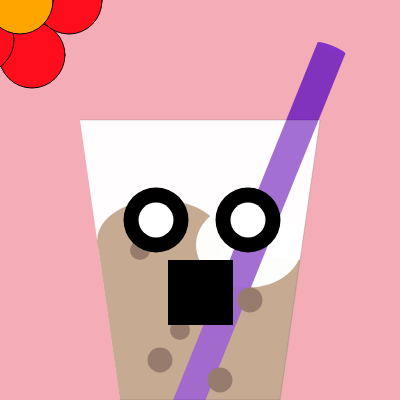
Frame 1 (no input)
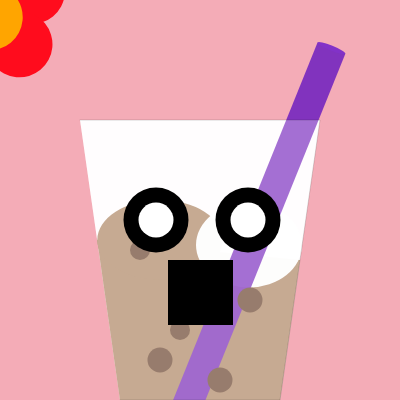
Frame 60 (no input)
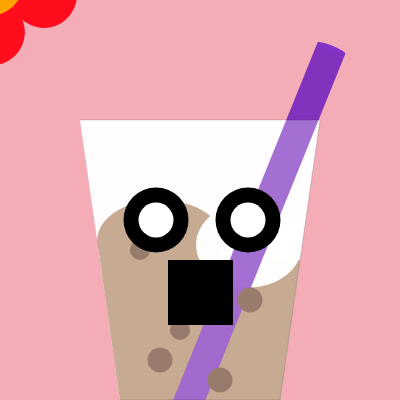
Frame 120 (the mouse pressed at the canvas centre since frame 60)

The p5.js sketch that drew these frames (run headless with seeded random() and noise() and a simulated clock; from frame 60 on, the mouse is pressed at the canvas centre):

// p5.js sketch
// ── sketch.js
let count = 0;


function setup() {  
  createCanvas(400, 400);
  
}


function draw() {
  background(244,172,183);
 
  let x = width/2;
  let y = height*3/10;
  
 flower(2);

  
  //Cup underlayer
  noStroke();
  beginShape()
  fill(254, 254, 254,250)
  vertex (width*.2,height*.3)
  vertex (width*.8,height*.3)
  vertex (width*0.7,height*1)
  vertex (width*0.3,height*1)
  endShape(close)
  
  angleMode(DEGREES)
  
  //milktea
  beginShape()
  fill(176, 137, 104)
  vertex (width*.243,height*.6)
  vertex (width*.75,height*.65)
  vertex (width*0.7,height*1)
  vertex (width*0.3,height*1)
  endShape(close)
  
  //tea top  
  ellipse(160,240,125.5,80);
   fill(254,254,254,250)
   ellipse(249,245,106,85);
  
  
  //Straw
  push();
  translate(width/2,height/2);
  rotate(22)
  translate(width*-.5,height*-.5);
  fill(123, 44, 191,240)
  rect(250, 10, 30, 400);
  fill(130, 50, 200)
  ellipse(265,10,30,5);
  pop();
  
 
  Bubbles();
  
 cupUpperlayer();
  
   if (count<360){
    count++
  }else if (count==360)(count=0);
  
  eyes(1.3);
 
  
}
function flower(rot){
//rotating flower(symbolize sun)
  push();
  rotate(count*rot)
   fill(255, 12, 29)
  ellipse(32,55,66,66);
  ellipse(69,1,66,66);
  ellipse(-19,40,66,66);
  ellipse(-23,-24,66,66);
  ellipse(30,-38,66,66);
  //orange circle
  fill(255, 165, 0)
  ellipse(20,1,66,66);
  pop();
}
  
function Bubbles(){
 //bubbles
  fill(111, 75, 53)
  circle(140,250,20)
  circle(250,300,25)
  circle(160,360,25)
  circle(180,330,20)
  circle(220,380,25)
}

function cupUpperlayer(){
  //Cup upperlayer
  push();
  stroke(3,40)
  beginShape()
  fill(254, 254, 254,70)
  vertex (width*.2,height*.3)
  vertex (width*.8,height*.3)
  vertex (width*0.7,height*1)
  vertex (width*0.3,height*1)
  endShape(close)
  pop(); 
}

;
function eyes(ji){
  //eyes
  push();  
  fill(0)
  circle(width*.39,height*.55,65)
  circle(width*.62,height*.55,65)
  push();
  square(width*.42, height*.65, 65);
  pop();
  fill(255)
  circle(width*.39,height*.55,35)
  circle(width*.62,height*.55,35)
  
//  translate(width/2,height/2);
//   scale(ji)
// translate(width*-.5,height*-.5);
  
//    fill(0)
//   circle(width*.39,height*.55,65)
//   circle(width*.62,height*.55,65)
//   push();
//   square(width*.42, height*.65, 65);
//   pop();
//   fill(255)
//   circle(width*.39,height*.55,35)
//   circle(width*.62,height*.55,35)
//   pop();
}
